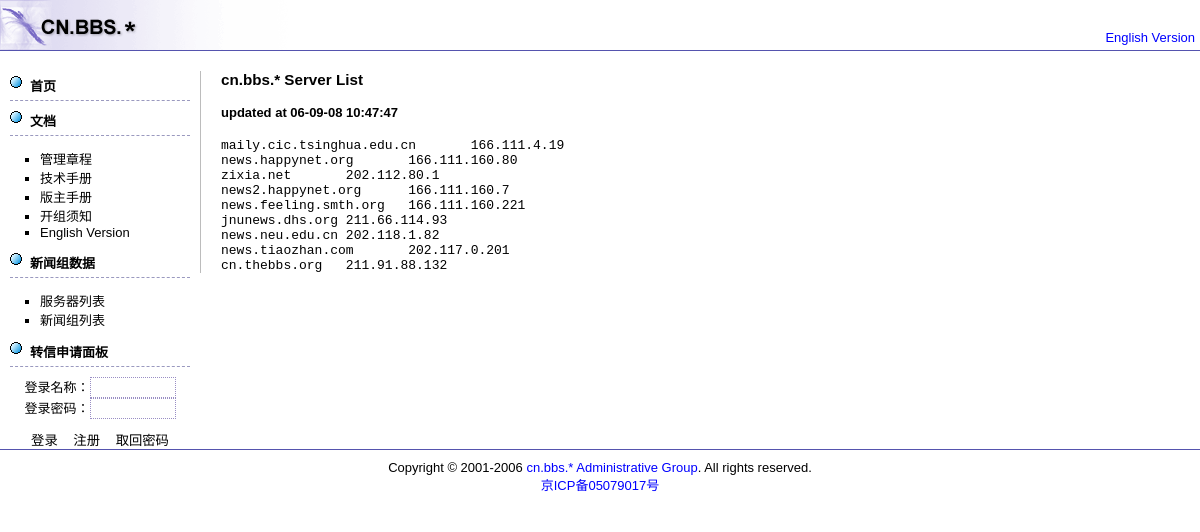
Page /index.php?c&display=serverlist on the committed database.
### tables this page shows
CREATE TABLE _news_srv (
  id int(10) unsigned  NOT NULL auto_increment,
  name varchar(40) NOT NULL default '',
  host varchar(40) NOT NULL default '',  
  url varchar(40) NOT NULL default '',
  PRIMARY KEY  (id)
) TYPE=MyISAM;

### serverlist.php (the view, shortened to what this page needs)
<div style="margin:20px">
<h3>cn.bbs.* Server List</h3>
<h4>updated at <?php print date('y-m-d h:i:s'); ?></h4>
<pre>
<?php
	$query = "SELECT `name`,`host` FROM `_news_srv` ORDER BY `id` ASC";
	$result = mysql_query($query);
	while($record = mysql_fetch_array($result)) {
		print($record["name"] . "\t" . $record["host"] . "\n");
	}
?>
</pre>
</div>

### header.php (shortened to what this page needs)
<!DOCTYPE html PUBLIC "-//W3C//DTD XHTML 1.0 Transitional//EN" "http://www.w3.org/TR/xhtml1/DTD/xhtml1-transitional.dtd">
<html xmlns="http://www.w3.org/1999/xhtml">
<head>
<link href="default.css" rel="stylesheet" type="text/css" />
</head>
<body>
<div style="float:right;padding-top:30px;padding-right:5px">
<?php if(isset($_GET["c"])) { ?><a href="index.php">English Version</a><?php } else { ?><a href="index.php?c">中文版</a><?php } ?>
</div>
<div id="divLogo"><a href="index.php"><img src="logo.gif" width="369" height="50" border="0" /></a></div>
<div id="divMenu">
	<br />
<?php
	if(isset($_GET["c"])) {
?>
	<div class="menutitle"><a href="index.php?c">首页</a></div>
	<div class="menutitle">文档</div>
	<ul>
		<li><a href="index.php?c&amp;file=charter">管理章程</a></li>
		<li><a href="index.php?c&amp;file=howto">技术手册</a></li>
		<li><a href="index.php?c&amp;file=manual">版主手册</a></li>
		<li><a href="index.php?c&amp;file=newgroup">开组须知</a></li>
		<li><a href="index.php">English Version</a></li>
	</ul>
	<div class="menutitle">新闻组数据</div>
	<ul>
		<li><a href="index.php?c&amp;display=serverlist">服务器列表</a></li>
		<li><a href="index.php?c&amp;display=newsgroup">新闻组列表</a></li>
	</ul>
	<div class="menutitle"><a href="http://panel.cn-bbs.org/">转信申请面板</a></div>
	<div align="center">
		<form action="http://panel.cn-bbs.org/loginout.php" method="post" id="frmPanel">
			登录名称：<input type="text" name="name" maxlength="16" class="loginbox" /><br />
			登录密码：<input type="password" name="password" maxlength="40" class="loginbox" /><br />
			<div style="margin-top:10px"><input type="submit" value="登录" class="loginbtn" />
			<input type="button" value="注册" class="loginbtn" onclick="location.href='http://panel.cn-bbs.org/register.php';" />
			<input type="button" value="取回密码" class="loginbtn" onclick="location.href='http://panel.cn-bbs.org/lostpw.php';" /></div>
		</form>
	</div>
<?php
	}
?>
</div>
<div id="divMain">

### index.php (shortened to what this page needs)
<?php
	require("header.php");
	if(isset($_GET["display"])) {
		switch($_GET["display"]) {
			case "serverlist":
				require(defined("STATIC_PAGE")?"serverlist.html":"serverlist.php");
				break;
		}
	}
	require("footer.php");
?>

### footer.php
</div>
<div id="divFoot">
	Copyright © 2001-2006 <a href="mailto:control@cn-bbs.org">cn.bbs.* Administrative Group</a>. All rights reserved.<br>
	<a href="http://www.miibeian.gov.cn/">京ICP备05079017号</a></div>
</body>
</html>

### default.css (style rules this page uses)
body { margin:0px; font-family:Verdana, Arial, Helvetica, sans-serif; font-size:13px; }
a { text-decoration:none; color: #0000FF; }
ul { list-style:square; }
.menutitle { margin:10px; padding-left:20px; padding-bottom:5px; border-bottom:1px dashed #9A99BF; font-weight:bold; background-image:url(round.gif); background-repeat:no-repeat; background-position:left top; }
.loginbox { width:80px; height:17px; border:1px dotted #998EC4; background-color:#FFFFFF; }
.loginbtn { height:20px; border:0px; background:none; }
#divLogo { border-bottom:1px solid #5553AE; }
#divMenu { float:left; width:200px; }
#divMenu a { color:#000000; }
#divMain { margin-left:200px; border-left:1px solid #BCBCBC; }
#divFoot { clear:both; padding:10px; border-top:1px solid #5553AE; text-align:center; }

### rows in the picture
_news_srv: name "maily.cic.tsinghua.edu.cn", host "166.111.4.19"
_news_srv: name "news.happynet.org", host "166.111.160.80"
_news_srv: name "zixia.net", host "202.112.80.1"
_news_srv: name "news2.happynet.org", host "166.111.160.7"
_news_srv: name "news.feeling.smth.org", host "166.111.160.221"
_news_srv: name "jnunews.dhs.org", host "211.66.114.93"
_news_srv: name "news.neu.edu.cn", host "202.118.1.82"
_news_srv: name "news.tiaozhan.com", host "202.117.0.201"
_news_srv: name "cn.thebbs.org", host "211.91.88.132"
